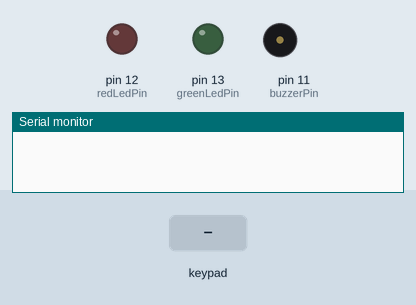
This sketch was run on a simulated Arduino Uno, built with avr-gcc and run on an emulated ATmega328P. On the bench: output pins drawn as LEDs (lit = HIGH), buzzer (waves = sounding, pin HIGH), the last lines printed to the serial monitor. The test bench sets the inputs (shaded band).

Above: at 1.2 s.
1.3 s: keypad keys 9 8 7 6 pressed 0.4 s apart
At 2.9 s:
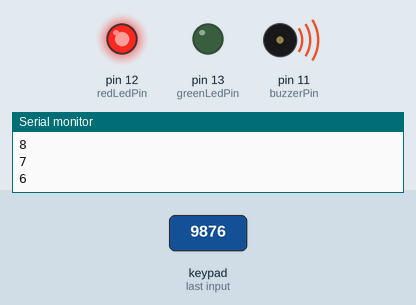
5.0 s: keypad keys 2 5 8 0 # pressed 0.4 s apart
At 6.6 s:
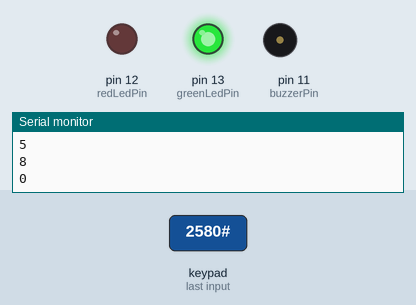
9.7 s: key 'A' pressed
11.2 s: key 'B' pressed
12.7 s: key 'C' pressed
At 13.6 s:
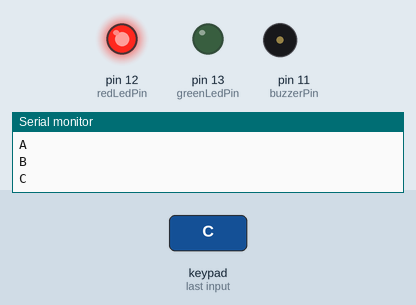
14.2 s: keypad keys 2 5 8 0 * pressed 0.4 s apart
At 18.7 s:
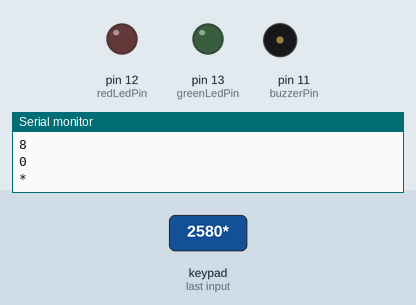
Timing chart, 0 to 19.9 s (numbered marks = the images above; inputs shaded):
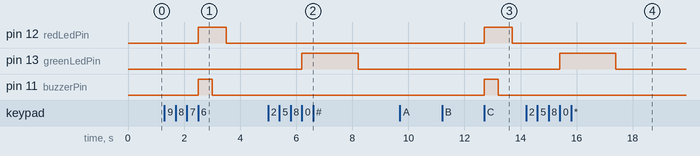

The sketch:

MY_PROJECT_PASSWORD_PROTECTED_KEYPAD_BUZZER_LED.ino
```cpp
#include <Keypad.h>

// Define the keypad layout
const byte ROW_NUM    = 4; // Four rows
const byte COL_NUM    = 4; // Four columns
char keys[ROW_NUM][COL_NUM] = {
  {'1','2','3','A'},
  {'4','5','6','B'},
  {'7','8','9','C'},
  {'*','0','#','D'}
};
byte pin_rows[ROW_NUM] = {9, 8, 7, 6}; // Rows are connected to pins 9, 8, 7, 6
byte pin_columns[COL_NUM] = {5, 4, 3, 2}; // Columns are connected to pins 5, 4, 3, 2

Keypad keypad = Keypad( makeKeymap(keys), pin_rows, pin_columns, ROW_NUM, COL_NUM );

const int greenLedPin = 13;  // Green LED connected to pin 13 (correct password)
const int redLedPin = 12;    // Red LED connected to pin 12 (incorrect password)
const int buzzerPin = 11;    // Buzzer connected to pin 11 (incorrect password)

String password = "2580";  // The correct password
String inputPassword = ""; // Store user input password

void setup() {
  pinMode(greenLedPin, OUTPUT);  // Set Green LED pin as output
  pinMode(redLedPin, OUTPUT);    // Set Red LED pin as output
  pinMode(buzzerPin, OUTPUT);    // Set Buzzer pin as output
  digitalWrite(greenLedPin, LOW);  // Turn off the Green LED initially
  digitalWrite(redLedPin, LOW);    // Turn off the Red LED initially
  digitalWrite(buzzerPin, LOW);    // Turn off the Buzzer initially
  Serial.begin(9600); // Start serial monitor
}

void loop() {
  char key = keypad.getKey();  // Get the key pressed

  if (key) { // If a key is pressed
    Serial.println(key); // Print the key pressed
    inputPassword += key; // Add the key to the input password string

    // Check if the length of the input is greater than the password length
    if (inputPassword.length() > password.length()) {
      inputPassword = inputPassword.substring(1); // Remove the first character
    }

    // Check if the input password matches the correct password
    if (inputPassword == password) {
      digitalWrite(greenLedPin, HIGH);  // Turn on the Green LED
      digitalWrite(redLedPin, LOW);     // Turn off the Red LED
      digitalWrite(buzzerPin, LOW);     // Turn off the Buzzer
      delay(2000);  // Keep the Green LED on for 2 seconds
      digitalWrite(greenLedPin, LOW);   // Turn off the Green LED
      inputPassword = ""; // Reset the input
    }

    // If the password is incorrect, give feedback with red LED and buzzer
    else if (inputPassword.length() == password.length()) {
      digitalWrite(redLedPin, HIGH);  // Turn on the Red LED
      digitalWrite(greenLedPin, LOW); // Turn off the Green LED
      digitalWrite(buzzerPin, HIGH);  // Turn on the Buzzer
      delay(500); // Wait for half a second
      digitalWrite(buzzerPin, LOW);   // Turn off the Buzzer
      delay(500); // Wait for a brief moment before resetting
      digitalWrite(redLedPin, LOW);   // Turn off the Red LED
      inputPassword = ""; // Reset the input
    }
  }
}
```

Measured:
- after the input at 1.3 s, pin 12 (redLedPin): LOW → HIGH after 1.2 s, → LOW 1.0 s later; pin 11 (buzzerPin): LOW → HIGH after 1.2 s, → LOW 0.50 s later
- after the input at 5.0 s, pin 13 (greenLedPin): LOW → HIGH after 1.2 s, → LOW 2.0 s later
- after the input at 12.7 s, pin 12 (redLedPin): LOW → HIGH at once, → LOW 1.0 s later; pin 11 (buzzerPin): LOW → HIGH at once, → LOW 0.50 s later
- after the input at 14.2 s, pin 13 (greenLedPin): LOW → HIGH after 1.2 s, → LOW 2.0 s later
